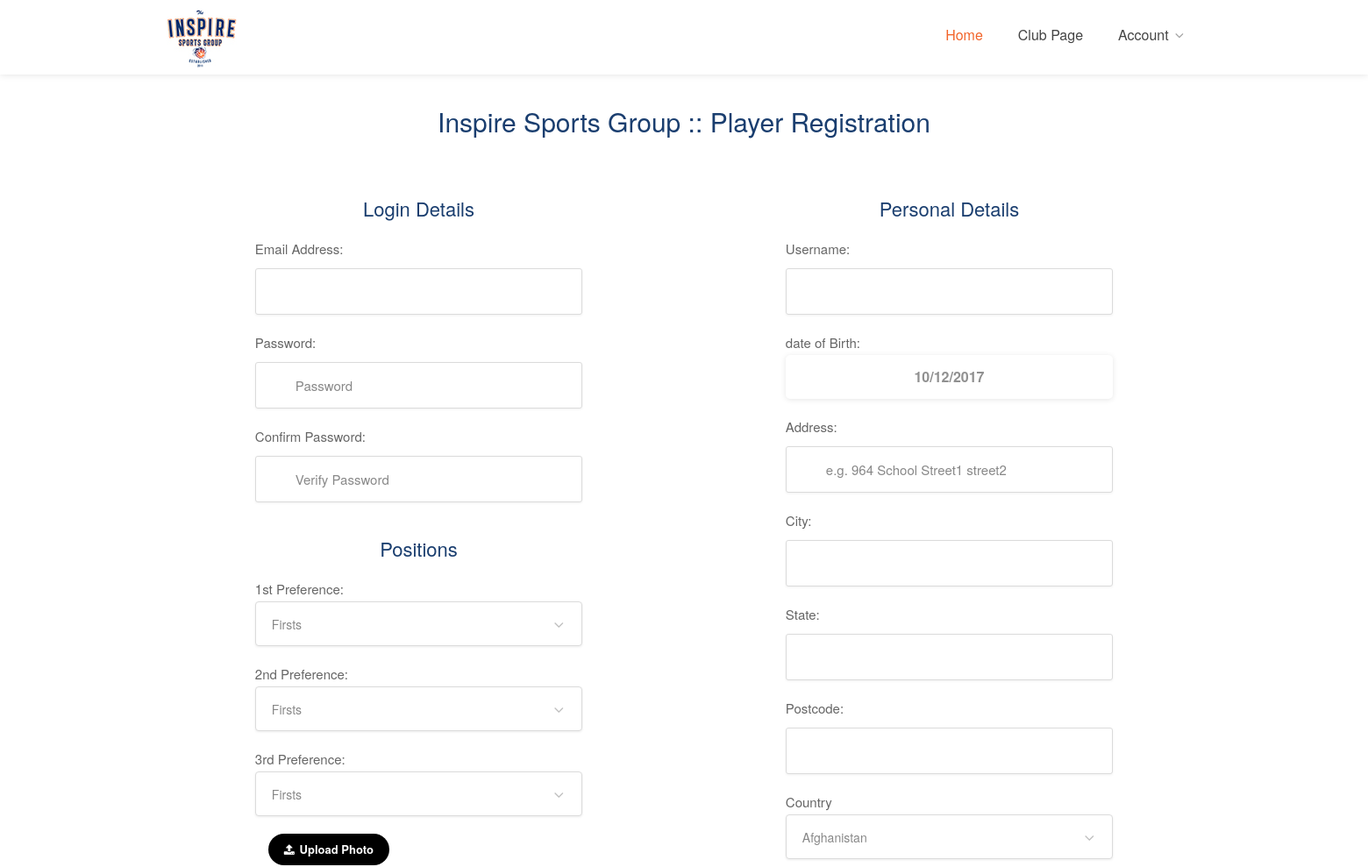
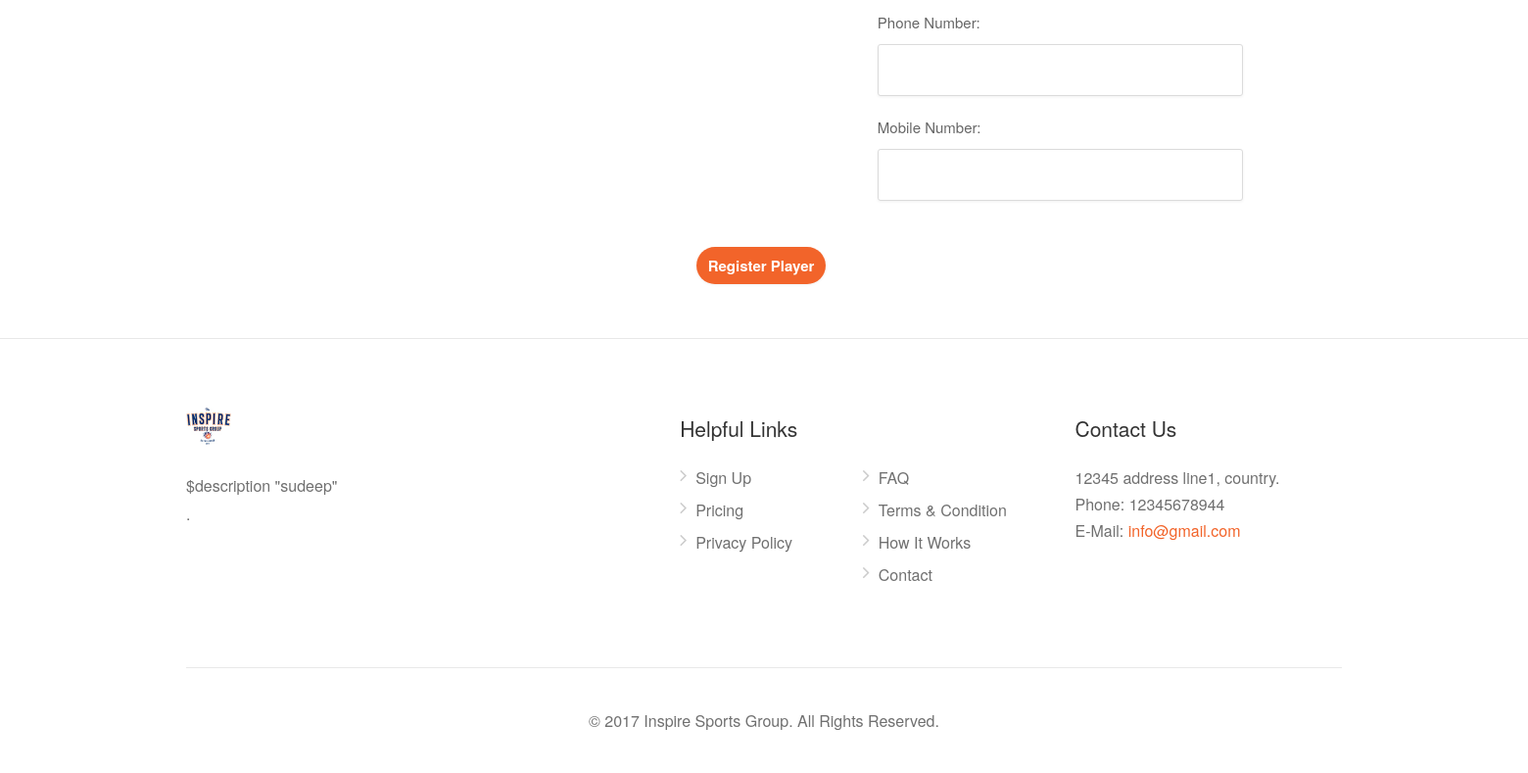
/index.php/netball/playerRegistration, run on an earlier commit of the app's database (2 pictures, top to bottom).
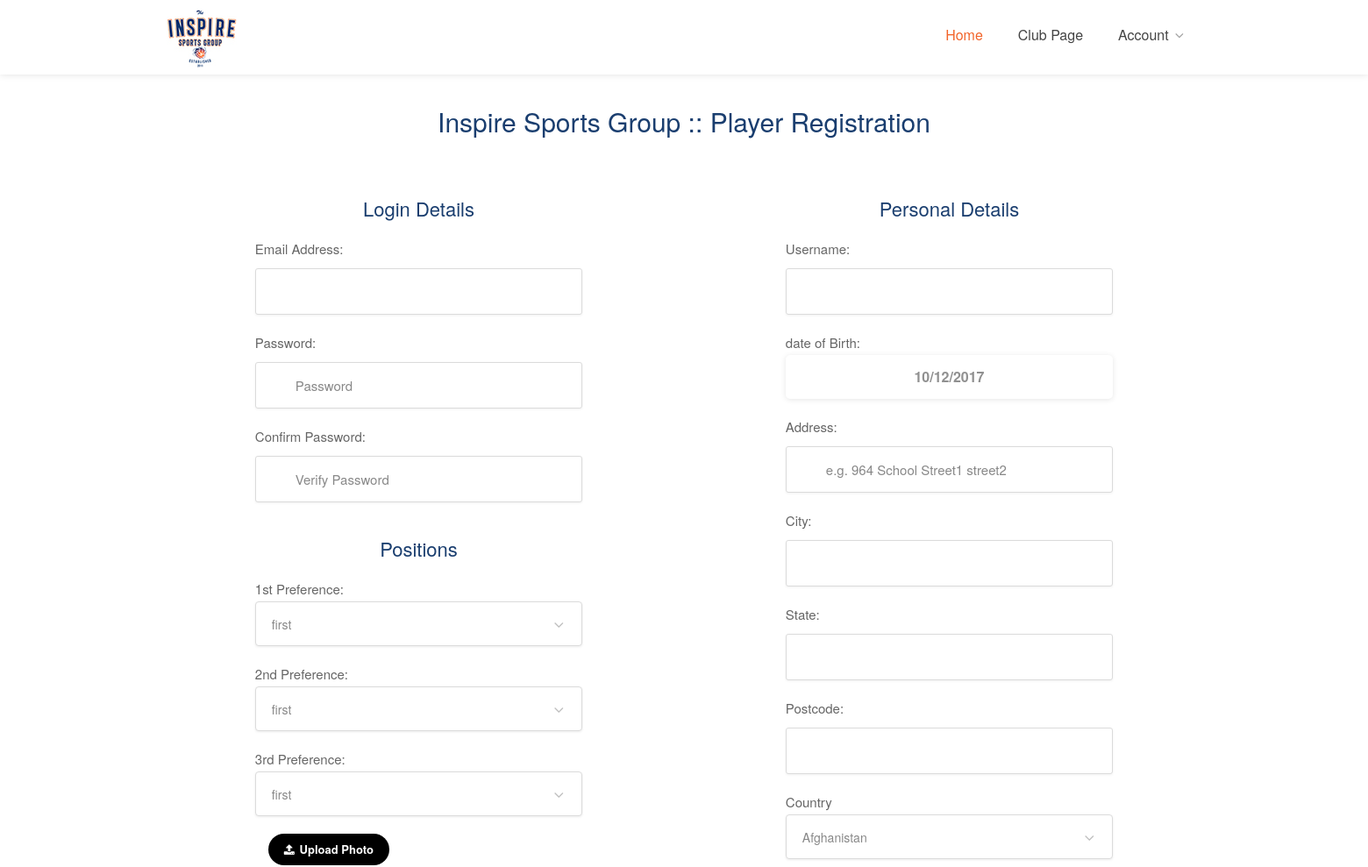
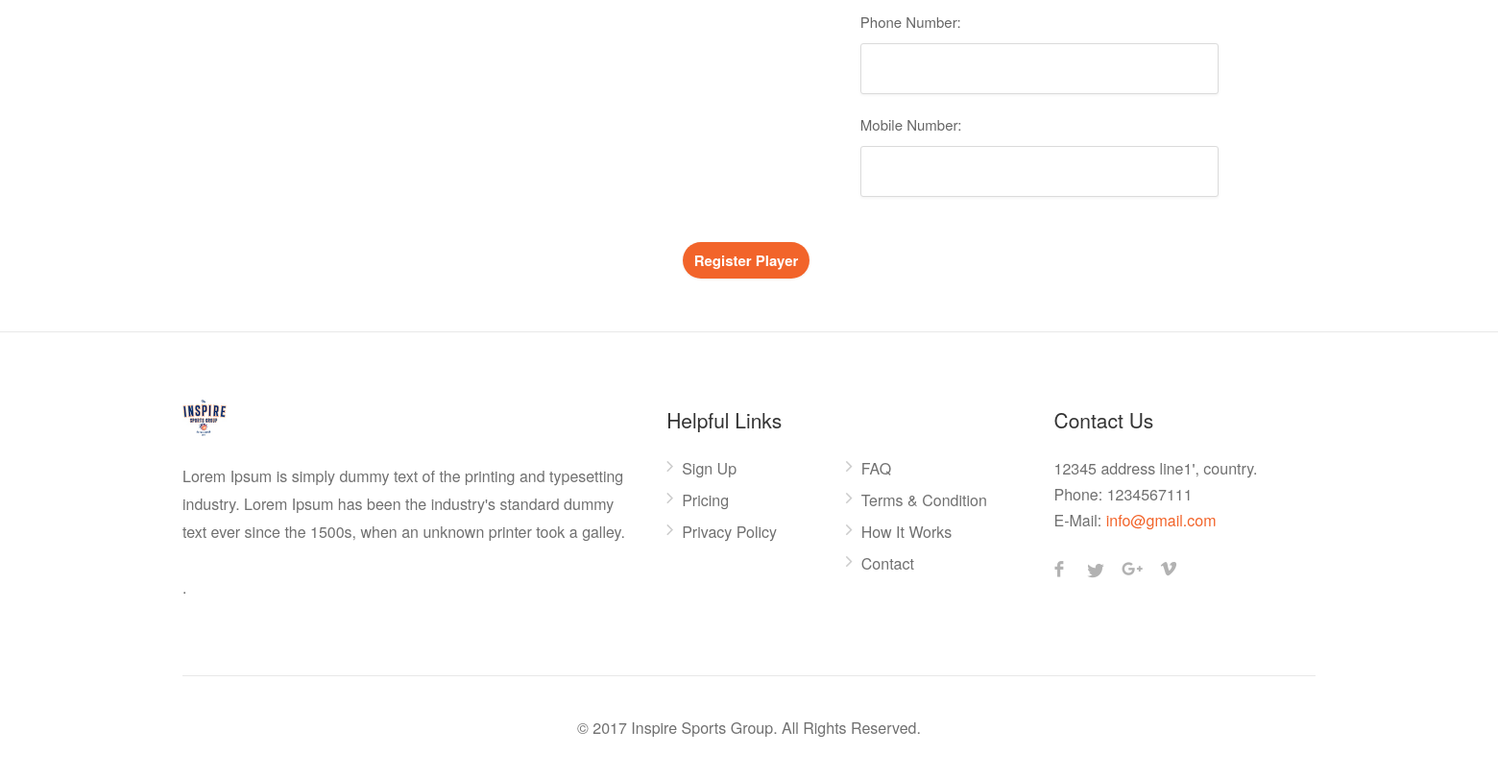
And on a later commit of the database (2 pictures, top to bottom).
### tables this page shows
CREATE TABLE IF NOT EXISTS `tbl_position` (
  `position_id` int(11) NOT NULL AUTO_INCREMENT,
  `position_title` varchar(255) NOT NULL,
  PRIMARY KEY (`position_id`)
);

CREATE TABLE IF NOT EXISTS `tbl_countries` (
  `id` int(11) NOT NULL AUTO_INCREMENT,
  `country_code` varchar(2) NOT NULL DEFAULT '',
  `country_name` varchar(100) NOT NULL DEFAULT '',
  PRIMARY KEY (`id`)
);

CREATE TABLE IF NOT EXISTS `tbl_about_us` (
  `about_id` int(11) NOT NULL AUTO_INCREMENT,
  `description` longtext NOT NULL,
  PRIMARY KEY (`about_id`)
);

CREATE TABLE IF NOT EXISTS `tbl_contact_us` (
  `contact_us_id` int(11) NOT NULL AUTO_INCREMENT,
  `email` varchar(255) NOT NULL,
  `phone` varchar(255) NOT NULL,
  `address` longtext NOT NULL,
  PRIMARY KEY (`contact_us_id`)
);

### application/views/content_handler.php (called while the page is built)
<?php include('header.php');?>
<?php include('navbar.php');?>
<?php include('content.php');?>
<?php include('footer.php');?>

### application/controllers/Netball.php (called while the page is built, shortened)
<?php
class Netball extends CI_Controller {
    public function __construct()
    {
        $this->load->library(array('session'));
        $this->load->model('Netballmodel');
    }
    public function playerRegistration()
    {
        $data['postionlist'] = $this->Netballmodel->getpostionlist();
        $data['countrylist'] = $this->Netballmodel->getcountrylist();
        $data['aboutusinfo'] = $this->Netballmodel->getaboutusinfo();
        $data['sociallinkdatalist'] = $this->Netballmodel->getsociallinkdatalist();
        $data['contactusinfo'] = $this->Netballmodel->getcontactusinfo();
        $data['pageName'] = "PLAYER_REGISTRATION";
        $this->load->view("content_handler", $data);
    }
}

### index.php (called while the page is built, shortened)
<?php
require_once BASEPATH.'core/CodeIgniter.php';

### application/models/Netballmodel.php (called while the page is built, shortened)
<?php
Class Netballmodel extends CI_Model
{
    public function getcountrylist()
    {
        $this->db->select('*');
        $this->db->from('tbl_countries');
        return $this->db->get()->result();
    }
    public function getpostionlist()
    {
        $this->db->select('*');
        $this->db->from('tbl_position');
        return $this->db->get()->result();
    }
     public function getaboutusinfo()
    {
        $this->db->select('*');
        $this->db->from('tbl_about_us');
        return $this->db->get()->row();
    }
     public function getcontactusinfo()
    {
        $this->db->select('*');
        $this->db->from('tbl_contact_us');
        return $this->db->get()->row();
    }
     public function getsociallinkdatalist()
    {
        $this->db->select('*');
        $this->db->from('tbl_social_link');
        $this->db->where('status',1);
        return $this->db->get()->result();
    }
}

### application/views/contents/player-registration.php (the view, shortened to what the rows shown need)
<div class="fullwidth-box padding-bottom-35" id="services">
			<div class="container">
				<div class="row">
                    <form method="post" id="player_reg" action="<?php echo site_url();?>/netball/playerRegistrationFormdata" class="sign-in-form" enctype="multipart/form-data">
							<div class="col-md-4 col-md-offset-1">
                            <p class="form-row form-row-wide">
                            <label for="position1_player">1st Preference:
                            <select name="position1" id="position1_player" class="chosen-select-no-single" style="display: none;">
							    <?php foreach ($postionlist as $postion) { ?>
                                    <option value="<?php if (!empty($postion->position_title)) echo $postion->position_title; ?>"><?php if (!empty($postion->position_title)) echo $postion->position_title; ?></option>
                                <?php } ?>
							</select>
                            </label>
                            </p>
                            <p class="form-row form-row-wide">
                            <label for="position2_player">2nd Preference:
                            <select name="position2" id="position2_player" class="chosen-select-no-single" style="display: none;">
	                           <?php foreach ($postionlist as $postion) { ?>
                                    <option value="<?php if (!empty($postion->position_title)) echo $postion->position_title; ?>"><?php if (!empty($postion->position_title)) echo $postion->position_title; ?></option>
                                <?php } ?>
							  </select>
                            </label>
                            </p>
                            <p class="form-row form-row-wide">
                            <label for="position3_player">3rd Preference:
                            <select name="position3" id="position3_player" class="chosen-select-no-single" style="display: none;">
								<?php foreach ($postionlist as $postion) { ?>
                                    <option value="<?php if (!empty($postion->position_title)) echo $postion->position_title; ?>"><?php if (!empty($postion->position_title)) echo $postion->position_title; ?></option>
                                <?php } ?>
							 </select>
                            </label>
                            </p>
                            </div>
                            <div class="col-md-4 col-md-offset-2">
							<p class="form-row form-row-wide">
                            <label for="country_player">Country
                            <select class="chosen-select-no-single" id="country_player" name="country" required style="display: none;">
                                <?php foreach ($countrylist as $country) { ?>
								    <option value="<?php if (!empty($country->country_name)) echo $country->country_name; ?>"><?php if (!empty($country->country_name)) echo $country->country_name; ?></option>
								<?php } ?>
							  </select>
                            </label>
                            </p>
                            </div>
			       </form>
                </div>
			</div>
		</div>

### application/views/footer.php (shortened to what the rows shown need)
<link rel="stylesheet" href="https://cdnjs.cloudflare.com/ajax/libs/font-awesome/4.7.0/css/font-awesome.min.css">
  <div id="footer">
    <div class="container">
      <div class="row">
        <div class="col-md-5 col-sm-6">
          <img class="footer-logo" src="<?php echo base_url('assets/images/logoinspire.jpg');?>" alt=""> <br>
          <br>
          <p><?php if (!empty($aboutusinfo->description)) echo $aboutusinfo->description; ?>.</p>
        </div>
        <div class="col-md-3  col-sm-12">
          <div class="text-widget"> <span><?php if (!empty($contactusinfo->address)) echo $contactusinfo->address; ?></span> <br>
            Phone: <span><?php if (!empty($contactusinfo->phone)) echo $contactusinfo->phone; ?></span><br>
            E-Mail:<span> <a href="#"><?php if (!empty($contactusinfo->email)) echo $contactusinfo->email; ?></a> </span><br>
          </div>
        </div>
      </div>
    </div>
  </div>
<link href="<?php echo base_url('assets/css/plugins/datedropper.css');?>" rel="stylesheet" type="text/css">
</body>
</html>

What changed in the data, as far as the page shows it:
changed tbl_position: position_title "Firsts" → "first"
changed tbl_about_us: description "$description \"sudeep\"" → "Lorem Ipsum is simply dummy text of the printing and typesetting industry. Lorem Ipsum has been the industry's standard dummy text ever since the 1500s, when an unknown printer took a galley."
changed tbl_contact_us "info@gmail.com": address "12345 address line1, country." → "12345 address line1', country."; phone "12345678944" → "1234567111"
